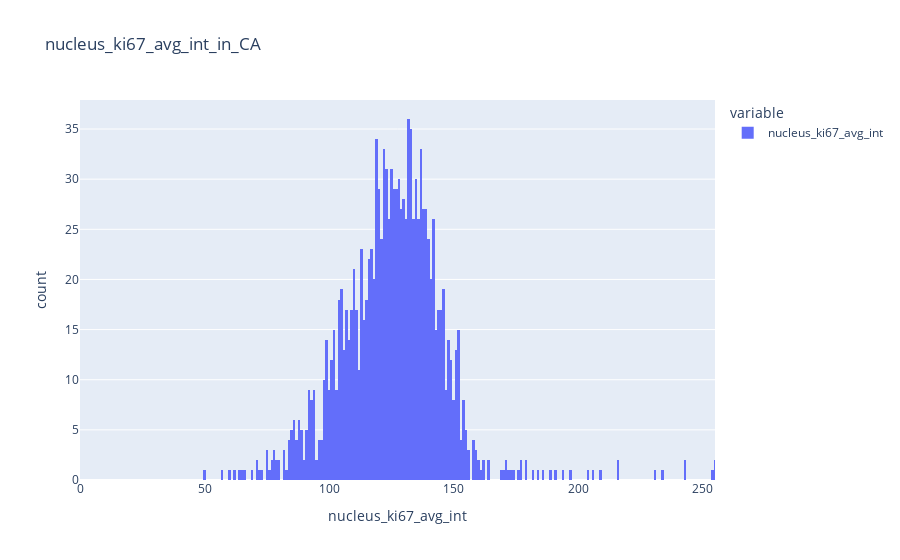
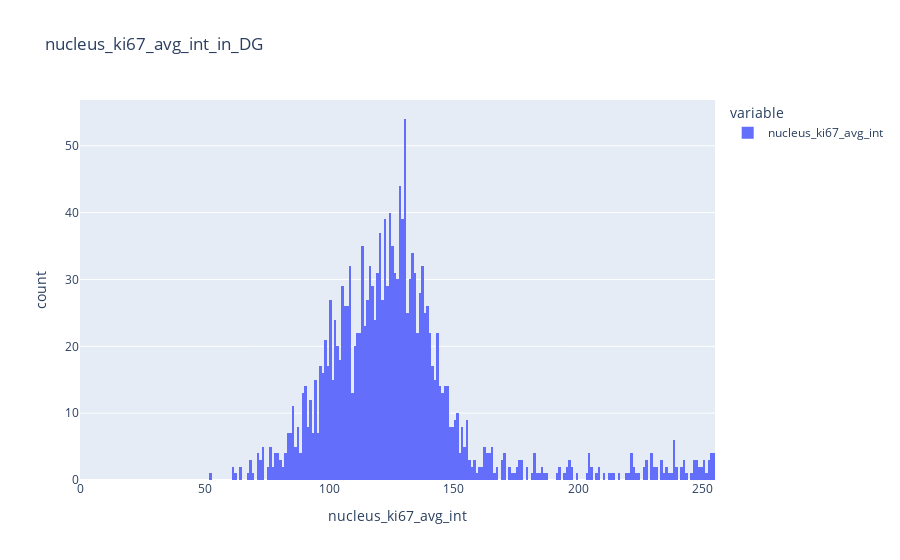
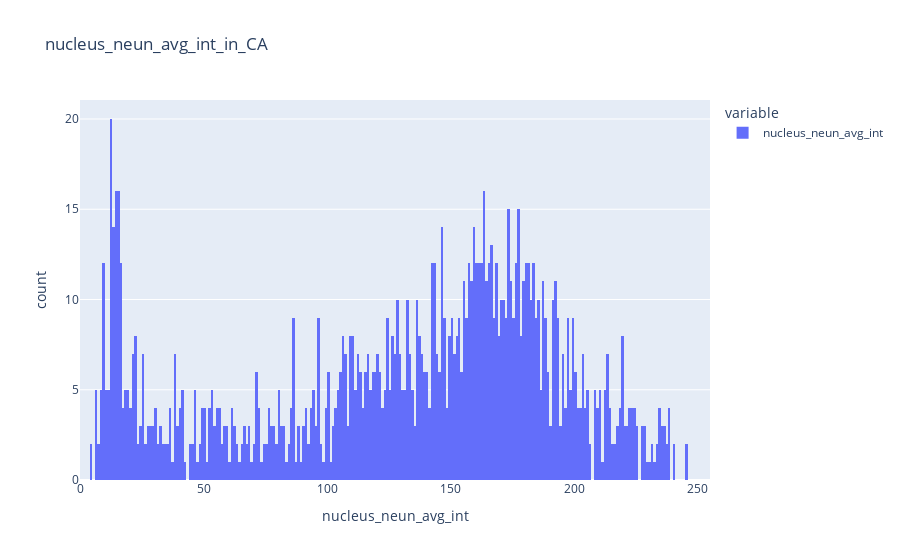
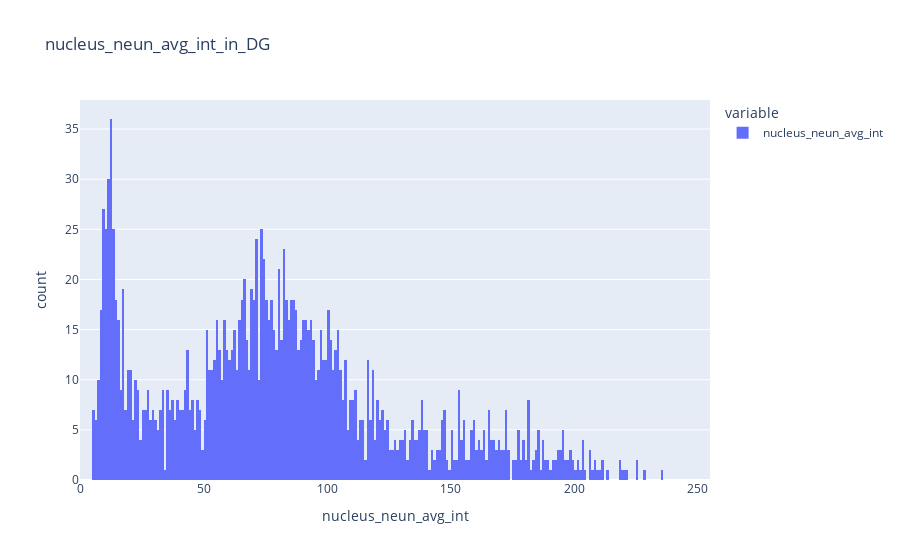

Notebook code cell kept with these figures, in order:
### Markdown cell above
<h3>Plot average intensities</h3>

### Code cell
# Select all column names in 'final_df' that contain the substring 'avg_int'
avg_int_columns = [col for col in final_df.columns if 'avg_int' in col]

# Loop over all extracted channel average intensities
for column_name in avg_int_columns:

    # Plot the average_intensity distribution in order to make an informed decision on the threshold
    for roi_name in roi_names:

        # Filter rows in final_df where ROI matches roi_name 
        filtered_df = final_df[(final_df["ROI"] == roi_name)]

        # Get the values of the 'label' column in filtered_df as a list
        avg_int_values = filtered_df[column_name]

        # Plot a histogram with 256 bins and a title indicating the column and ROI
        fig = px.histogram(avg_int_values, nbins=256, 
                           title=f"{column_name}_in_{roi_name}",
                           labels={'value': column_name, 'count': 'Frequency'},
                           range_x=[0, 255])
        
        # Show the plot
        fig.show()

### Figure 1 — Plotly figure (JSON) as saved in the notebook; plotly's stock layout.template omitted (floating-point values rounded to 4 significant figures; data arrays with more than 128 entries replaced by an {"elided": "..."} marker saying what was removed)
{"data": [{"alignmentgroup": "True", "bingroup": "x", "hovertemplate": "variable=nucleus_ki67_avg_int<br>nucleus_ki67_avg_int=%{x}<br>count=%{y}<extra></extra>", "legendgroup": "nucleus_ki67_avg_int", "marker": {"color": "#636efa", "pattern": {"shape": ""}}, "name": "nucleus_ki67_avg_int", "nbinsx": 256, "offsetgroup": "nucleus_ki67_avg_int", "orientation": "v", "showlegend": true, "type": "histogram", "x": {"elided": "1331 float values"}, "xaxis": "x", "yaxis": "y"}], "layout": {"barmode": "relative", "legend": {"title": {"text": "variable"}, "tracegroupgap": 0}, "title": {"text": "nucleus_ki67_avg_int_in_CA"}, "xaxis": {"anchor": "y", "domain": [0, 1], "range": [0, 255], "title": {"text": "nucleus_ki67_avg_int"}}, "yaxis": {"anchor": "x", "domain": [0, 1], "title": {"text": "count"}}}}

### Figure 2 — Plotly figure (JSON) as saved in the notebook; plotly's stock layout.template omitted (floating-point values rounded to 4 significant figures; data arrays with more than 128 entries replaced by an {"elided": "..."} marker saying what was removed)
{"data": [{"alignmentgroup": "True", "bingroup": "x", "hovertemplate": "variable=nucleus_ki67_avg_int<br>nucleus_ki67_avg_int=%{x}<br>count=%{y}<extra></extra>", "legendgroup": "nucleus_ki67_avg_int", "marker": {"color": "#636efa", "pattern": {"shape": ""}}, "name": "nucleus_ki67_avg_int", "nbinsx": 256, "offsetgroup": "nucleus_ki67_avg_int", "orientation": "v", "showlegend": true, "type": "histogram", "x": {"elided": "1747 float values"}, "xaxis": "x", "yaxis": "y"}], "layout": {"barmode": "relative", "legend": {"title": {"text": "variable"}, "tracegroupgap": 0}, "title": {"text": "nucleus_ki67_avg_int_in_DG"}, "xaxis": {"anchor": "y", "domain": [0, 1], "range": [0, 255], "title": {"text": "nucleus_ki67_avg_int"}}, "yaxis": {"anchor": "x", "domain": [0, 1], "title": {"text": "count"}}}}

### Figure 3 — Plotly figure (JSON) as saved in the notebook; plotly's stock layout.template omitted (floating-point values rounded to 4 significant figures; data arrays with more than 128 entries replaced by an {"elided": "..."} marker saying what was removed)
{"data": [{"alignmentgroup": "True", "bingroup": "x", "hovertemplate": "variable=nucleus_neun_avg_int<br>nucleus_neun_avg_int=%{x}<br>count=%{y}<extra></extra>", "legendgroup": "nucleus_neun_avg_int", "marker": {"color": "#636efa", "pattern": {"shape": ""}}, "name": "nucleus_neun_avg_int", "nbinsx": 256, "offsetgroup": "nucleus_neun_avg_int", "orientation": "v", "showlegend": true, "type": "histogram", "x": {"elided": "1331 float values"}, "xaxis": "x", "yaxis": "y"}], "layout": {"barmode": "relative", "legend": {"title": {"text": "variable"}, "tracegroupgap": 0}, "title": {"text": "nucleus_neun_avg_int_in_CA"}, "xaxis": {"anchor": "y", "domain": [0, 1], "range": [0, 255], "title": {"text": "nucleus_neun_avg_int"}}, "yaxis": {"anchor": "x", "domain": [0, 1], "title": {"text": "count"}}}}

### Figure 4 — Plotly figure (JSON) as saved in the notebook; plotly's stock layout.template omitted (floating-point values rounded to 4 significant figures; data arrays with more than 128 entries replaced by an {"elided": "..."} marker saying what was removed)
{"data": [{"alignmentgroup": "True", "bingroup": "x", "hovertemplate": "variable=nucleus_neun_avg_int<br>nucleus_neun_avg_int=%{x}<br>count=%{y}<extra></extra>", "legendgroup": "nucleus_neun_avg_int", "marker": {"color": "#636efa", "pattern": {"shape": ""}}, "name": "nucleus_neun_avg_int", "nbinsx": 256, "offsetgroup": "nucleus_neun_avg_int", "orientation": "v", "showlegend": true, "type": "histogram", "x": {"elided": "1747 float values"}, "xaxis": "x", "yaxis": "y"}], "layout": {"barmode": "relative", "legend": {"title": {"text": "variable"}, "tracegroupgap": 0}, "title": {"text": "nucleus_neun_avg_int_in_DG"}, "xaxis": {"anchor": "y", "domain": [0, 1], "range": [0, 255], "title": {"text": "nucleus_neun_avg_int"}}, "yaxis": {"anchor": "x", "domain": [0, 1], "title": {"text": "count"}}}}
